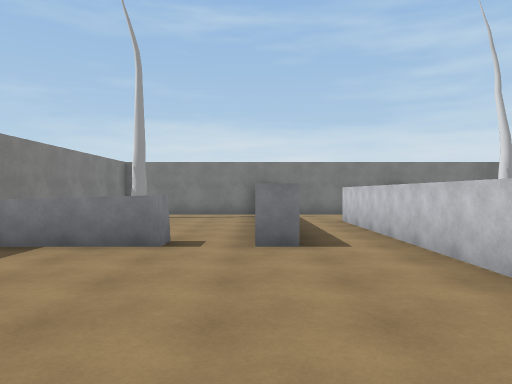
View 1 (above)

15 first-person views from a walk through a Unity game level. The camera is 1.5 m above the floor, looks level and sees 70° across. The floor is counted in squares, 2 m on a side. Each view is taken from the middle of a square. On the plan, view 1 faces up. The plan holds only what a view shows up to about 11 squares ahead; the rest is blank. Some surface patterns are stand-ins.

View 2
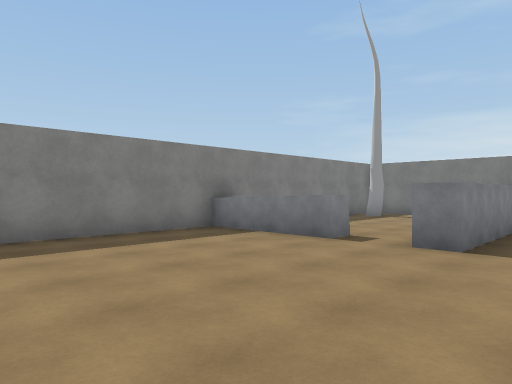

View 3
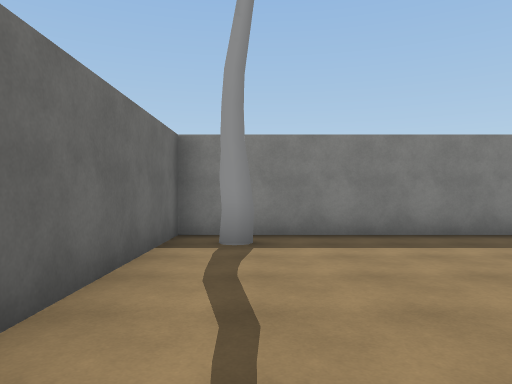

View 4
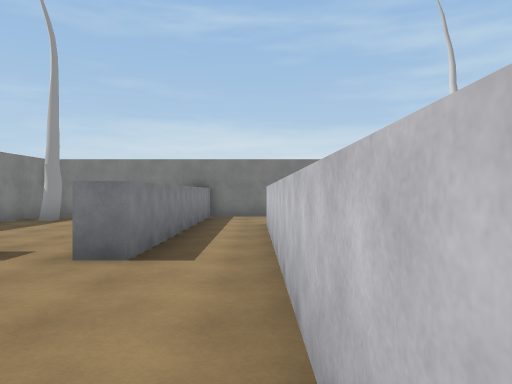

View 5
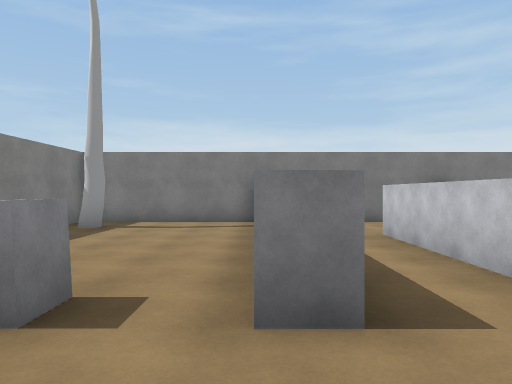

View 6
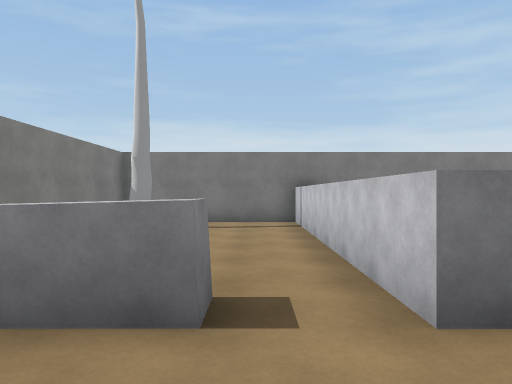

View 7
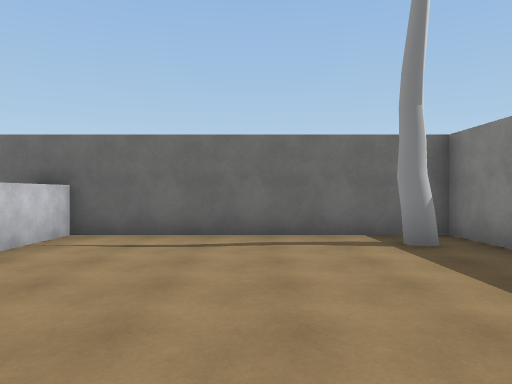

View 8
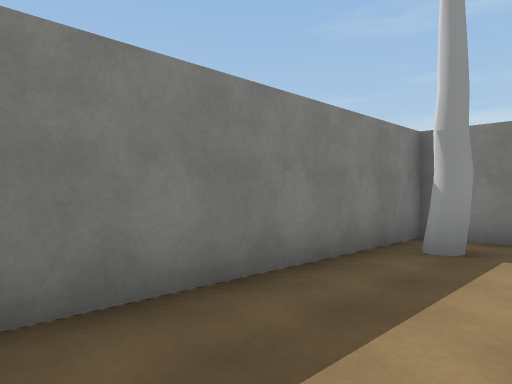

View 9
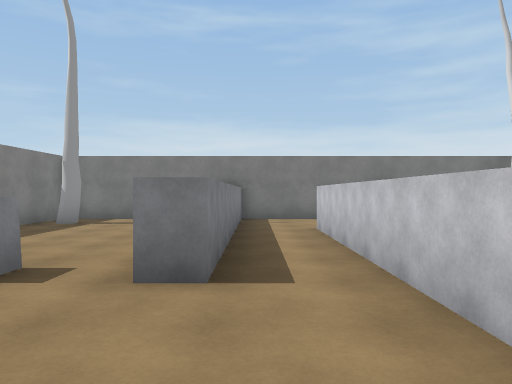

View 10
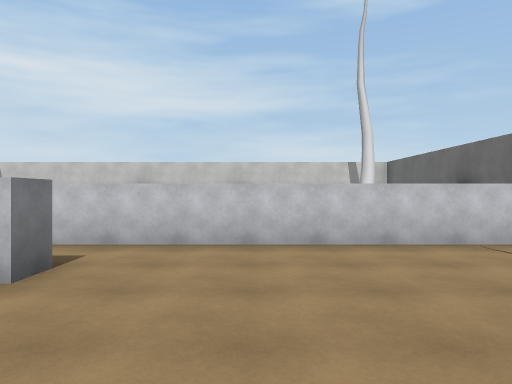

View 11
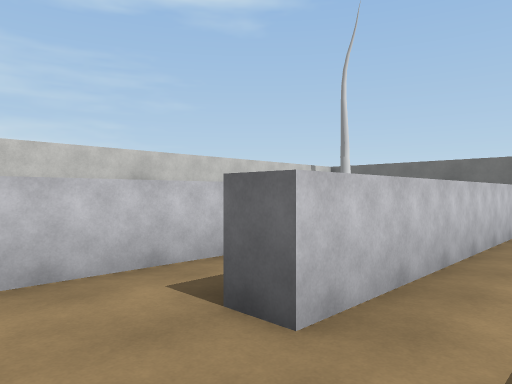

View 12
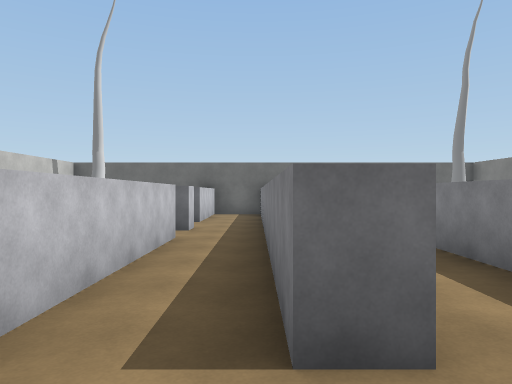

View 13
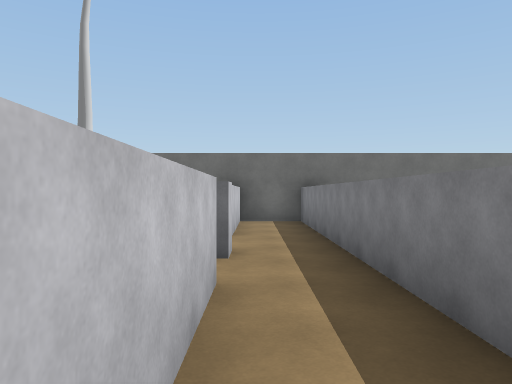

View 14
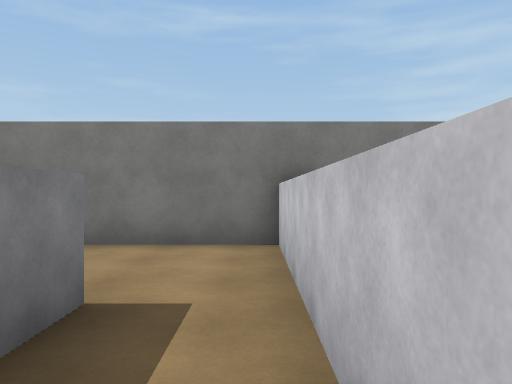

View 15
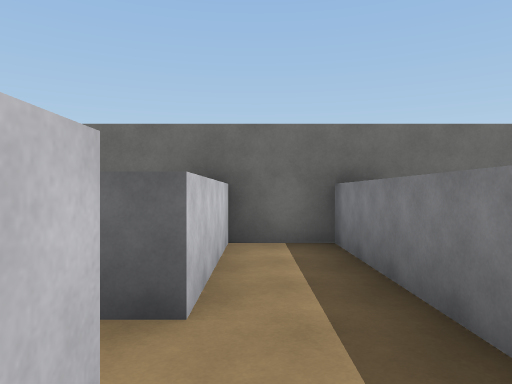

### Floor plan
Points are (right, up) in squares from view 1. A wall is a line through its corners. A room is listed if a view was taken in it or the views show most of it. See-through windows are left out.
Room 1 (views 1, 2, 3, 4, 5, 6, 7, 8, 9, 10, 11)
walls: (-1.3, 5.7) (-1.3, 5) (-4.4, 5); (2.6, 12.2) (0.6, 12.2) (0.6, 5) (0, 5) (0, 12.2) (-4.4, 12.2) (-4.4, -1.4) (2.2, -1.4) (2.2, 9.5)
ways out: opening at (3, 10.5) to room 2
objects: tree (-3, 0); tree (-3, 11)
Room 2 (views 12, 13, 14, 15)
walls: (4.3, 5) (4.3, 12.2) (2.6, 12.2); (4.3, 3.2) (4.3, 3.9); (2.2, 9.5) (2.8, 9.5) (2.8, -1.4) (4.5, -1.4); (4.3, -1) (4.3, 1.9)
ways out: opening at (3, 10.5) to room 1; opening at (5, 2.5)

Where each view was taken, in squares from view 1:
view 1: 0 up, 0 right, facing up
view 2: 0 up, 2 right, facing up-left
view 3: 0 up, 2 right, facing left
view 4: 1 up, 2 right, facing up
view 5: 3 up, 0 right, facing up
view 6: 3 up, 1 left, facing up
view 7: 5 up, 1 left, facing down
view 8: 6 up, 2 left, facing up-left
view 9: 2 up, 1 right, facing up
view 10: 3 up, 3 left, facing right
view 11: 11 up, 1 right, facing down-right
view 12: 11 up, 3 right, facing down
view 13: 8 up, 4 right, facing down
view 14: 7 up, 4 right, facing up
view 15: 4 up, 4 right, facing down
